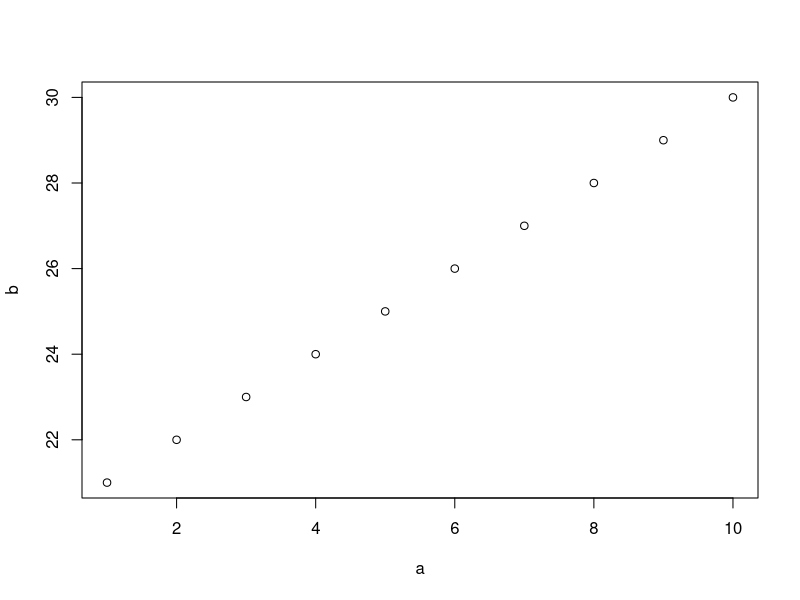

Reproduce this figure in R.
## ---- chunk 1
summary(cars)
## ---- chunk 2
a<-1:10
b<-21:30
plot(a,b)
